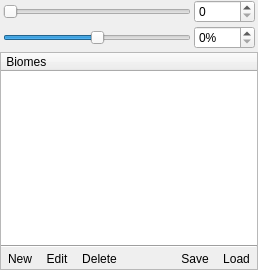
               <widget class="QWidget" name="pgHmTPaint">
                <layout class="QVBoxLayout" name="verticalLayout_28">
                 <property name="spacing">
                  <number>3</number>
                 </property>
                 <property name="margin">
                  <number>0</number>
                 </property>
                 <item>
                  <layout class="QGridLayout" name="gridLayout_9">
                   <item row="0" column="0">
                    <widget class="QLabel" name="label_23">
                     <property name="text">
                      <string>&lt;!DOCTYPE HTML PUBLIC &quot;-//W3C//DTD HTML 4.0//EN&quot; &quot;http://www.w3.org/TR/REC-html40/strict.dtd&quot;&gt;
&lt;html&gt;&lt;head&gt;&lt;meta name=&quot;qrichtext&quot; content=&quot;1&quot; /&gt;&lt;style type=&quot;text/css&quot;&gt;
p, li { white-space: pre-wrap; }
&lt;/style&gt;&lt;/head&gt;&lt;body style=&quot; font-family:'MS Shell Dlg 2'; font-size:8.25pt; font-weight:400; font-style:normal;&quot;&gt;
&lt;p style=&quot; margin-top:0px; margin-bottom:0px; margin-left:0px; margin-right:0px; -qt-block-indent:0; text-indent:0px;&quot;&gt;&lt;img src=&quot;:/resources/RES/ffficons/arrow_in.png&quot; /&gt;&lt;/p&gt;&lt;/body&gt;&lt;/html&gt;</string>
                     </property>
                    </widget>
                   </item>
                   <item row="0" column="1">
                    <widget class="QSlider" name="HMTBrushSizeSlider_4">
                     <property name="maximum">
                      <number>100</number>
                     </property>
                     <property name="orientation">
                      <enum>Qt::Horizontal</enum>
                     </property>
                    </widget>
                   </item>
                   <item row="0" column="2">
                    <widget class="QDoubleSpinBox" name="doubleSpinBox_5">
                     <property name="decimals">
                      <number>0</number>
                     </property>
                     <property name="maximum">
                      <double>10000.000000000000000</double>
                     </property>
                    </widget>
                   </item>
                   <item row="0" column="3">
                    <widget class="QLabel" name="label_24">
                     <property name="text">
                      <string>&lt;!DOCTYPE HTML PUBLIC &quot;-//W3C//DTD HTML 4.0//EN&quot; &quot;http://www.w3.org/TR/REC-html40/strict.dtd&quot;&gt;
&lt;html&gt;&lt;head&gt;&lt;meta name=&quot;qrichtext&quot; content=&quot;1&quot; /&gt;&lt;style type=&quot;text/css&quot;&gt;
p, li { white-space: pre-wrap; }
&lt;/style&gt;&lt;/head&gt;&lt;body style=&quot; font-family:'MS Shell Dlg 2'; font-size:8.25pt; font-weight:400; font-style:normal;&quot;&gt;
&lt;p style=&quot; margin-top:0px; margin-bottom:0px; margin-left:0px; margin-right:0px; -qt-block-indent:0; text-indent:0px;&quot;&gt;&lt;img src=&quot;:/resources/RES/ffficons/arrow_out.png&quot; /&gt;&lt;/p&gt;&lt;/body&gt;&lt;/html&gt;</string>
                     </property>
                    </widget>
                   </item>
                   <item row="1" column="0">
                    <widget class="QLabel" name="label_25">
                     <property name="text">
                      <string>&lt;!DOCTYPE HTML PUBLIC &quot;-//W3C//DTD HTML 4.0//EN&quot; &quot;http://www.w3.org/TR/REC-html40/strict.dtd&quot;&gt;
&lt;html&gt;&lt;head&gt;&lt;meta name=&quot;qrichtext&quot; content=&quot;1&quot; /&gt;&lt;style type=&quot;text/css&quot;&gt;
p, li { white-space: pre-wrap; }
&lt;/style&gt;&lt;/head&gt;&lt;body style=&quot; font-family:'MS Shell Dlg 2'; font-size:8.25pt; font-weight:400; font-style:normal;&quot;&gt;
&lt;p style=&quot; margin-top:0px; margin-bottom:0px; margin-left:0px; margin-right:0px; -qt-block-indent:0; text-indent:0px;&quot;&gt;&lt;img src=&quot;:/resources/RES/soft.png&quot; /&gt;&lt;/p&gt;&lt;/body&gt;&lt;/html&gt;</string>
                     </property>
                    </widget>
                   </item>
                   <item row="1" column="1">
                    <widget class="QSlider" name="HMTsoftnessSlider_2">
                     <property name="maximum">
                      <number>100</number>
                     </property>
                     <property name="value">
                      <number>50</number>
                     </property>
                     <property name="orientation">
                      <enum>Qt::Horizontal</enum>
                     </property>
                    </widget>
                   </item>
                   <item row="1" column="2">
                    <widget class="QDoubleSpinBox" name="doubleSpinBox_6">
                     <property name="suffix">
                      <string>%</string>
                     </property>
                     <property name="decimals">
                      <number>0</number>
                     </property>
                     <property name="maximum">
                      <double>100.000000000000000</double>
                     </property>
                    </widget>
                   </item>
                   <item row="1" column="3">
                    <widget class="QLabel" name="label_26">
                     <property name="text">
                      <string>&lt;!DOCTYPE HTML PUBLIC &quot;-//W3C//DTD HTML 4.0//EN&quot; &quot;http://www.w3.org/TR/REC-html40/strict.dtd&quot;&gt;
&lt;html&gt;&lt;head&gt;&lt;meta name=&quot;qrichtext&quot; content=&quot;1&quot; /&gt;&lt;style type=&quot;text/css&quot;&gt;
p, li { white-space: pre-wrap; }
&lt;/style&gt;&lt;/head&gt;&lt;body style=&quot; font-family:'MS Shell Dlg 2'; font-size:8.25pt; font-weight:400; font-style:normal;&quot;&gt;
&lt;p style=&quot; margin-top:0px; margin-bottom:0px; margin-left:0px; margin-right:0px; -qt-block-indent:0; text-indent:0px;&quot;&gt;&lt;img src=&quot;:/resources/RES/hard.png&quot; /&gt;&lt;/p&gt;&lt;/body&gt;&lt;/html&gt;</string>
                     </property>
                    </widget>
                   </item>
                  </layout>
                 </item>
                 <item>
                  <widget class="QFrame" name="frame_5">
                   <property name="frameShape">
                    <enum>QFrame::StyledPanel</enum>
                   </property>
                   <property name="frameShadow">
                    <enum>QFrame::Sunken</enum>
                   </property>
                   <layout class="QVBoxLayout" name="verticalLayout_29">
                    <property name="spacing">
                     <number>0</number>
                    </property>
                    <property name="margin">
                     <number>0</number>
                    </property>
                    <item>
                     <widget class="QTreeWidget" name="ViewsTW_2">
                      <property name="frameShape">
                       <enum>QFrame::NoFrame</enum>
                      </property>
                      <column>
                       <property name="text">
                        <string> Biomes</string>
                       </property>
                       <property name="icon">
                        <iconset resource="../../sharedcode/resources.qrc">
                         <normaloff>:/resources/RES/ffficons/layers.png</normaloff>:/resources/RES/ffficons/layers.png</iconset>
                       </property>
                      </column>
                     </widget>
                    </item>
                    <item>
                     <widget class="Line" name="line_11">
                      <property name="orientation">
                       <enum>Qt::Horizontal</enum>
                      </property>
                     </widget>
                    </item>
                    <item>
                     <widget class="QFrame" name="ButtonsFrame_4">
                      <layout class="QHBoxLayout" name="horizontalLayout_17">
                       <property name="spacing">
                        <number>0</number>
                       </property>
                       <property name="margin">
                        <number>0</number>
                       </property>
                       <item>
                        <widget class="QToolButton" name="view_new_2">
                         <property name="text">
                          <string>New</string>
                         </property>
                         <property name="icon">
                          <iconset resource="../../sharedcode/resources.qrc">
                           <normaloff>:/resources/RES/ffficons/page_white.png</normaloff>:/resources/RES/ffficons/page_white.png</iconset>
                         </property>
                         <property name="autoRaise">
                          <bool>true</bool>
                         </property>
                        </widget>
                       </item>
                       <item>
                        <widget class="QToolButton" name="view_delete_3">
                         <property name="text">
                          <string>Edit</string>
                         </property>
                         <property name="icon">
                          <iconset resource="../../sharedcode/resources.qrc">
                           <normaloff>:/resources/RES/ffficons/pencil.png</normaloff>:/resources/RES/ffficons/pencil.png</iconset>
                         </property>
                         <property name="autoRaise">
                          <bool>true</bool>
                         </property>
                        </widget>
                       </item>
                       <item>
                        <widget class="QToolButton" name="view_delete_2">
                         <property name="text">
                          <string>Delete</string>
                         </property>
                         <property name="icon">
                          <iconset resource="../../sharedcode/resources.qrc">
                           <normaloff>:/resources/RES/ffficons/bin.png</normaloff>:/resources/RES/ffficons/bin.png</iconset>
                         </property>
                         <property name="autoRaise">
                          <bool>true</bool>
                         </property>
                        </widget>
                       </item>
                       <item>
                        <spacer name="horizontalSpacer_13">
                         <property name="orientation">
                          <enum>Qt::Horizontal</enum>
                         </property>
                         <property name="sizeHint" stdset="0">
                          <size>
                           <width>40</width>
                           <height>20</height>
                          </size>
                         </property>
                        </spacer>
                       </item>
                       <item>
                        <widget class="QToolButton" name="toolButton_22">
                         <property name="text">
                          <string>Save</string>
                         </property>
                         <property name="icon">
                          <iconset resource="../../sharedcode/resources.qrc">
                           <normaloff>:/resources/RES/ffficons/disk.png</normaloff>:/resources/RES/ffficons/disk.png</iconset>
                         </property>
                         <property name="autoRaise">
                          <bool>true</bool>
                         </property>
                        </widget>
                       </item>
                       <item>
                        <widget class="QToolButton" name="toolButton_23">
                         <property name="text">
                          <string>Load</string>
                         </property>
                         <property name="icon">
                          <iconset resource="../../sharedcode/resources.qrc">
                           <normaloff>:/resources/RES/ffficons/folder.png</normaloff>:/resources/RES/ffficons/folder.png</iconset>
                         </property>
                         <property name="autoRaise">
                          <bool>true</bool>
                         </property>
                        </widget>
                       </item>
                      </layout>
                     </widget>
                    </item>
                   </layout>
                  </widget>
                 </item>
                </layout>
               </widget>
